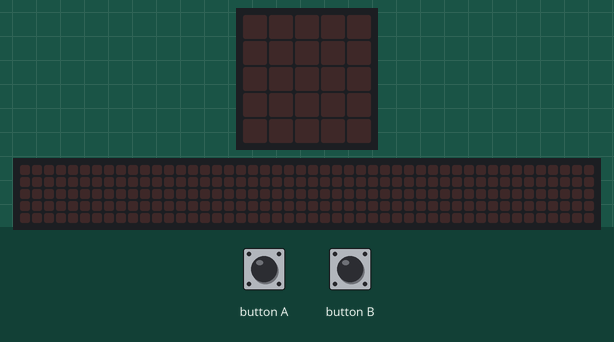
The program below on a simulated BBC micro:bit (MakeCode). Shown: the board's 5×5 LED display, a strip that is not on the board, showing the scrolling text unrolled. The inputs (shaded band) are chosen by the test bench. Random numbers come from a fixed seed; the 48×5 strip is a reading aid, not a part: it shows the text the display is scrolling, unrolled, one strip-width of it at a time.

Above: at 1.2 s.
1.3 s: button A pressed for 0.15 s
At 2.0 s:
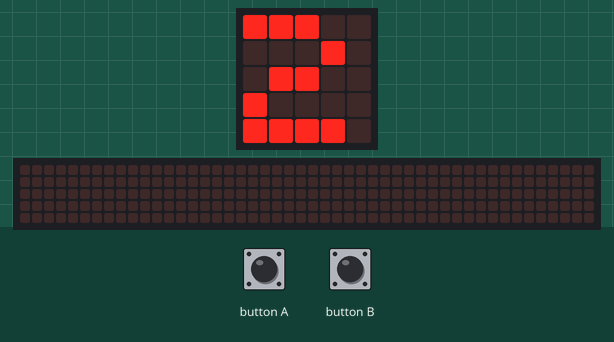
At 6.17 s:
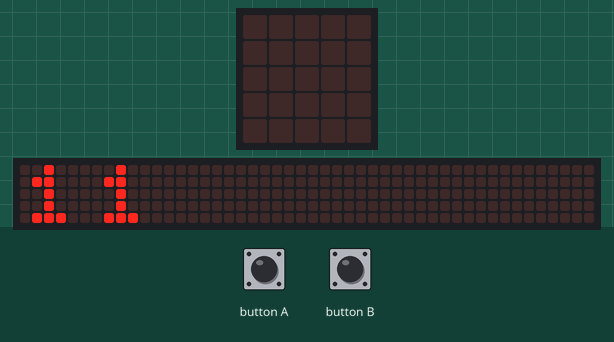

Measured:
- after the input at 1.3 s, the display: changes after 0.15 s (image 1)
- what the display in image 1 shows lasts 0.7 s, from 1.5 s to 2.2 s
- what the display in image 2 shows lasts 0.4 s, from 6.0 s to 6.4 s

The program:

main.ts
```typescript
input.onButtonPressed(Button.A, function () {
    for (let index = 0; index < 15; index++) {
        Cantidad_agua += randint(1, 6)
        basic.showNumber(Cantidad_agua)
    }
    contador += Cantidad_agua / 15
    basic.showString("\"Promedio\"")
    basic.showNumber(contador)
    basic.clearScreen()
})
input.onButtonPressed(Button.B, function () {
    if (Cantidad_agua >= 2) {
        cont_2m += cont_2m + 1
    }
    basic.showString("\"frecuencia\"")
    basic.showNumber(cont_2m)
})
let cont_2m = 0
let Cantidad_agua = 0
let contador = 0
contador = 0
Cantidad_agua = 0
cont_2m = 0
```

test.ts
```typescript
// aquí va el archivo "tests"; esto no se compilará cuando este paquete se utilice como una extensión.
```
